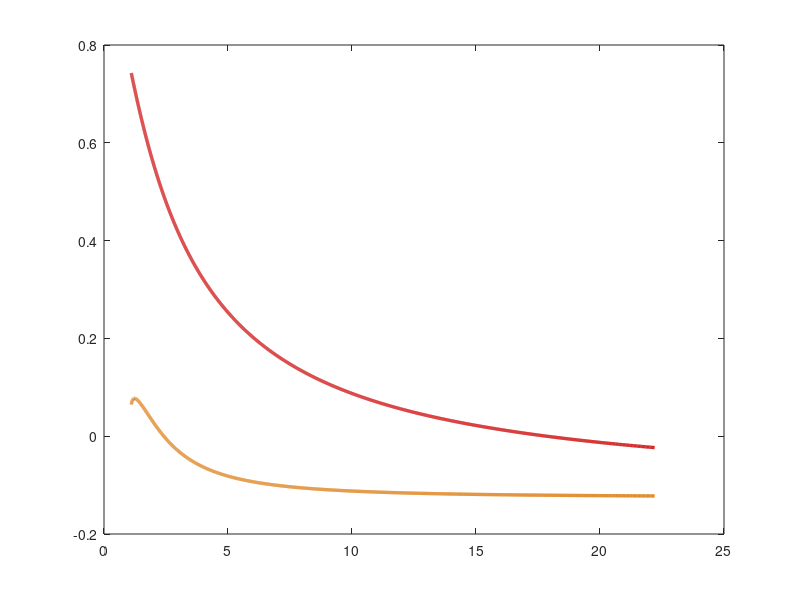

Reproduce this figure in MATLAB. (Note: this script raises an error after producing the figure.)
% PURPOSE (2026-09-29, user: "show me the c_eff figure"): c_eff(h) := 1 - h^2 a'_true(h) for the plane and the cell plant
%   (cell = plane shifted 1.05 R below the visible surface), h in [1.1, 22.2] R, log axis reversed (descent runs left to right);
%   horizontal dashed = band fit constant (LS on a', uniform in h: plane 0.053, cell 0.640); the walk Delta c = max - min over the
%   band in the legend (plane 0.20, cell 0.77). Closed forms only. Output reference/eq17_analysis/derivation/figures/ceff_walls.png
%   EXPIRES: with the c-only line
function plot_ceff_walls()
    here = fileparts(mfilename('fullpath'));  root = fileparts(fileparts(here));  od = fullfile(root, 'reference', 'eq17_analysis', 'derivation', 'figures');
    Dp = @(u) -9/8 + (3/2)*u.^2 - 2.28*u.^3 + u.^4 + 0.385*u.^10 - 0.48*u.^11;
    ap_pl = @(h) -Dp(1 ./ h) ./ h.^2;  ap_ce = @(h) -Dp(1 ./ (h + 1.05)) ./ (h + 1.05).^2;
    ceff_pl = @(h) 1 - h.^2 .* ap_pl(h);  ceff_ce = @(h) 1 - h.^2 .* ap_ce(h);
    h = logspace(log10(1.1), log10(22.2), 2000)';  cp = ceff_pl(h);  cc = ceff_ce(h);
    CFIT = [0.053 0.640];  COL_PL = [0.85 0.45 0]; COL_CE = [0.8 0 0]; FS = 15; LFS = 11; AXLW = 2.0; CG = [0.5 0.5 0.5];
    f = figure('Position', [60 60 900 560], 'Color', 'w', 'NumberTitle', 'off', 'Visible', 'off'); hold on; box on;
    h1 = plot(h, cc, '-', 'Color', COL_CE, 'LineWidth', 2.4, 'DisplayName', sprintf('c_{eff}(h) = 1 - h^2 a''_{true}(h),  CELL   (walk %+.2f -> %+.2f, \\Delta c = %.2f)', min(cc), max(cc), max(cc) - min(cc)));
    h2 = plot(h, cp, '-', 'Color', COL_PL, 'LineWidth', 2.4, 'DisplayName', sprintf('c_{eff}(h),  PLANE   (walk %+.2f -> %+.2f, \\Delta c = %.2f)', min(cp), max(cp), max(cp) - min(cp)));
    h3 = yline(CFIT(2), '--', 'Color', COL_CE, 'LineWidth', 1.6, 'DisplayName', sprintf('band fit constant, cell  %.3f', CFIT(2)));
    h4 = yline(CFIT(1), '--', 'Color', COL_PL, 'LineWidth', 1.6, 'DisplayName', sprintf('band fit constant, plane  %.3f', CFIT(1)));
    xline(3, ':', 'Color', CG, 'LineWidth', 1.2, 'HandleVisibility', 'off');
    set(gca, 'XScale', 'log', 'XDir', 'reverse');  xlim([1.0 25]);  ylim([-0.2 0.9]);
    set(gca, 'XTick', [1.1 1.5 2 3 5 10 20], 'XTickLabel', {'1.1', '1.5', '2', '3', '5', '10', '20'});
    legend([h1 h2 h3 h4], 'Location', 'northoutside', 'NumColumns', 1, 'FontSize', LFS, 'FontWeight', 'bold', 'Box', 'on');
    ylabel('c', 'FontSize', FS, 'FontWeight', 'bold');  xlabel('h  (R)   (descent runs left to right)', 'FontSize', FS, 'FontWeight', 'bold');
    set(gca, 'FontSize', FS, 'FontWeight', 'bold', 'LineWidth', AXLW, 'Box', 'on'); grid off;
    fn = fullfile(od, 'ceff_walls.png');  exportgraphics(f, fn, 'Resolution', 150); close(f); fprintf('figure: %s\n', fn);
end
